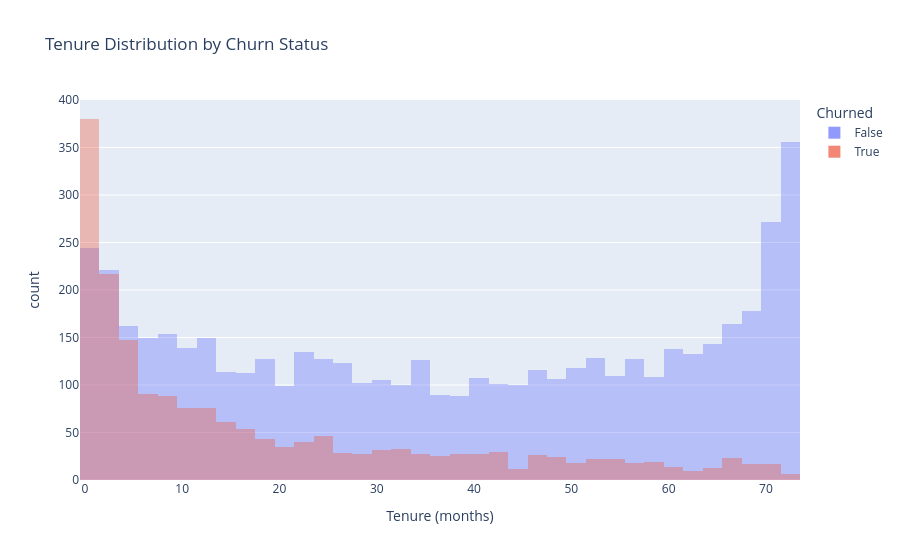

Notebook code cell kept with this figure:
### Markdown cell above
## 5. Tenure Analysis

How customer tenure relates to churn.

### Code cell
# Tenure distribution by churn status
fig = px.histogram(df, x='tenure_months', color='has_churned', 
                   nbins=50, barmode='overlay',
                   title='Tenure Distribution by Churn Status',
                   labels={'has_churned': 'Churned', 'tenure_months': 'Tenure (months)'})
fig.update_traces(opacity=0.7)
fig.show()

# Tenure group analysis
tenure_churn = df.groupby('tenure_group')['has_churned'].agg(['mean', 'count'])
print("\nChurn by Tenure Group:")
print(tenure_churn)

### Figure 1 — Plotly figure (JSON) as saved in the notebook; plotly's stock layout.template omitted (floating-point values rounded to 4 significant figures; data arrays with more than 128 entries replaced by an {"elided": "..."} marker saying what was removed)
{"data": [{"bingroup": "x", "hovertemplate": "Churned=False<br>Tenure (months)=%{x}<br>count=%{y}<extra></extra>", "legendgroup": "False", "marker": {"color": "#636efa", "opacity": 0.5, "pattern": {"shape": ""}}, "name": "False", "nbinsx": 50, "opacity": 0.7, "orientation": "v", "showlegend": true, "type": "histogram", "x": {"elided": "5174 int values"}, "xaxis": "x", "yaxis": "y"}, {"bingroup": "x", "hovertemplate": "Churned=True<br>Tenure (months)=%{x}<br>count=%{y}<extra></extra>", "legendgroup": "True", "marker": {"color": "#EF553B", "opacity": 0.5, "pattern": {"shape": ""}}, "name": "True", "nbinsx": 50, "opacity": 0.7, "orientation": "v", "showlegend": true, "type": "histogram", "x": {"elided": "1869 int values"}, "xaxis": "x", "yaxis": "y"}], "layout": {"barmode": "overlay", "legend": {"title": {"text": "Churned"}, "tracegroupgap": 0}, "title": {"text": "Tenure Distribution by Churn Status"}, "xaxis": {"anchor": "y", "domain": [0, 1], "title": {"text": "Tenure (months)"}}, "yaxis": {"anchor": "x", "domain": [0, 1], "title": {"text": "count"}}}}
